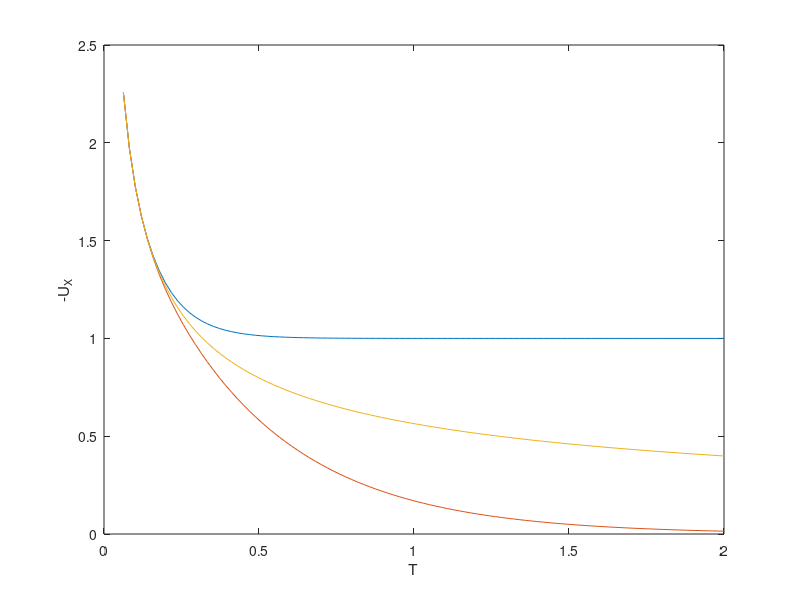

Reproduce this figure in MATLAB.
n = 10;%Number of terms in sum
N= 100;%Number of values of T
h = (2-0.0625)/N;%increment of T
T = zeros(1,N+1);
U_X = zeros(1,N+1);%semi-infinite
U_X1 = zeros(1,N+1);%fixed-endpoint-temperature
U_X2 = zeros(1,N+1);%insulated-end
for i = 1:N+1
    T(i) = 0.0625+h*(i-1);
    U_X(i) = 1/(sqrt(pi*T(i)));
    Y1 = zeros(1,n);
    Y2 = zeros(1,n);
    for k =1:n
        Y1(k) = exp(-(k^2)*(pi^2)*T(i));%terms of sum for fixed-endpoint-temperature   
        Y2(k) = exp(-(((k-(1/2))*pi)^2)*T(i));%terms of sum for fixed-endpoint-temperature      
    end
    U_X1(i) = 1+2*sum(Y1);
    U_X2(i) = 2*sum(Y2);
end
plot(T,U_X1);
hold on
plot(T,U_X2);
plot(T,U_X);
xlabel('T');ylabel('-U_X');
print('Q2_HeatFluxPlot', '-depsc2');



